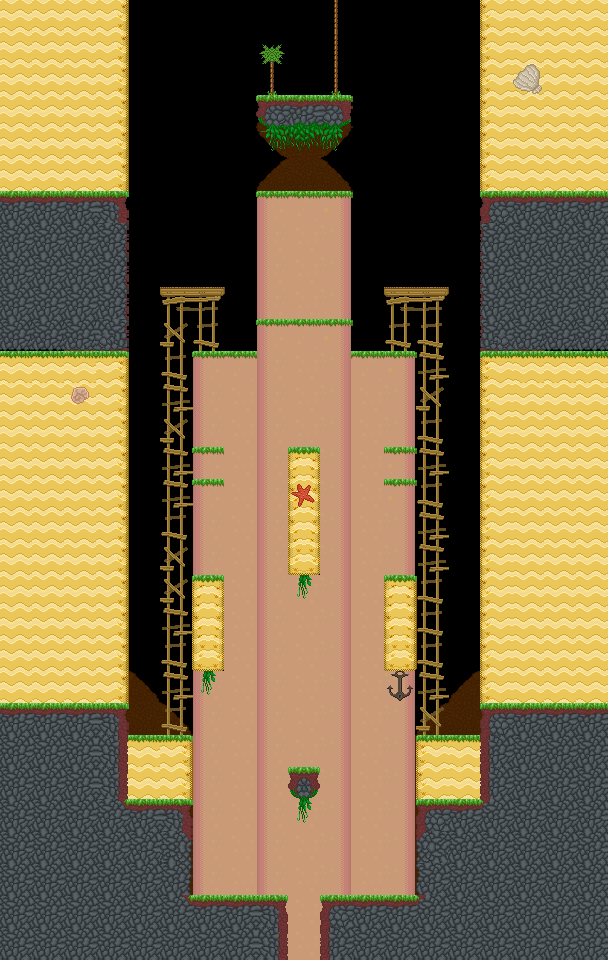

A level layout from a 2D game, rendered from its tile map. Below: a short description, then the map file with tile-grid data replaced by summaries:
An orthogonal 19x30 tile map with 32x32 px tiles, 3 tile layers (background, main, foreground), 5 tilesets and 72 objects (28x veggie, 5x door, 4x bouncing_wall, 2x key, start, ...).

<map version="1.5" tiledversion="1.7.2" orientation="orthogonal" renderorder="right-down" width="19" height="30" tilewidth="32" tileheight="32" infinite="0" nextlayerid="10" nextobjectid="73">
 <properties>
  <property name="hints" value="" />
  <property name="time_to_beat" value="20" />
 </properties>
 <tileset firstgid="1" name="grass_level" tilewidth="32" tileheight="32" tilecount="153" columns="17">
  <image source="../../sprites/tilesets/34tile.png" width="544" height="306" />
 </tileset>
 <tileset firstgid="154" name="34tile_beach_temp" tilewidth="33" tileheight="33" spacing="1" margin="1" tilecount="189" columns="21">
  <image source="../../sprites/tilesets/34tile_beach_temp.png" trans="ff00ff" width="714" height="306" />
 </tileset>
 <tileset firstgid="343" name="object_tilemap_32" tilewidth="32" tileheight="32" tilecount="25" columns="5">
  <image source="../../sprites/tilesets/object_tilemap_32.png" width="160" height="160" />
  <tile id="0">
   <properties>
    <property name="item_no" value="5" />
    <property name="type" value="costume_head" />
   </properties>
  </tile>
  <tile id="1">
   <properties>
    <property name="spawn" value="spawn" />
   </properties>
  </tile>
  <tile id="2">
   <properties>
    <property name="goal" value="goal" />
   </properties>
  </tile>
  <tile id="3">
   <properties>
    <property name="name" value="pig" />
   </properties>
  </tile>
  <tile id="4">
   <properties>
    <property name="direction" value="left" />
    <property name="name" value="walking_enemy" />
   </properties>
  </tile>
 </tileset>
 <tileset firstgid="368" name="object_tilemap_16" tilewidth="16" tileheight="16" tilecount="12" columns="4">
  <image source="../../sprites/tilesets/object_tilemap_16.png" width="64" height="48" />
 </tileset>
 <tileset firstgid="380" name="treetops_big_96" tilewidth="96" tileheight="64" tilecount="2" columns="2">
  <image source="../../sprites/objects/scenery/treetops_big_96.png" trans="ff00ff" width="192" height="64" />
 </tileset>
 <layer id="1" name="background" width="19" height="30">
  <properties>
   <property name="background" value="background" />
  </properties>
  <data>[570 cells, 106 non-empty, 14 distinct tile ids]</data>
 </layer>
 <layer id="2" name="main" width="19" height="30">
  <data>[570 cells, 459 non-empty, 45 distinct tile ids]</data>
 </layer>
 <layer id="3" name="foreground" width="19" height="30">
  <properties>
   <property name="foreground" value="foreground" />
  </properties>
  <data>[570 cells, 7 non-empty, 5 distinct tile ids]</data>
 </layer>
 <objectgroup color="#e70000" id="4" name="hard-blocks" visible="0">
  <object id="1" x="64" y="704" width="64" height="256" />
  <object id="2" x="128" y="800" width="64" height="160" />
  <object id="3" x="416" y="800" width="64" height="160" />
  <object id="4" x="480" y="704" width="64" height="256" />
  <object id="5" x="64" y="192" width="64" height="160" />
  <object id="6" x="480" y="192" width="64" height="160" />
  <object id="7" x="288" y="768" width="32" height="32" />
  <object id="8" x="192" y="928" width="224" height="32" />
  <object id="9" x="192" y="896" width="96" height="32" />
  <object id="10" x="320" y="896" width="96" height="32" />
  <object id="11" x="256" y="96" width="96" height="32" />
 </objectgroup>
 <objectgroup color="#0055ff" id="5" name="soft-blocks" visible="0">
  <object id="12" x="192" y="480" width="32" height="32" />
  <object id="13" x="384" y="480" width="32" height="32" />
  <object id="14" x="192" y="352" width="64" height="32" />
  <object id="15" x="256" y="320" width="96" height="32" />
  <object id="16" x="352" y="352" width="64" height="32" />
  <object id="17" x="160" y="288" width="64" height="32" />
  <object id="18" x="384" y="288" width="64" height="32" />
  <object id="19" x="384" y="448" width="32" height="32" />
  <object id="20" x="192" y="448" width="32" height="32" />
  <object id="21" x="256" y="192" width="96" height="32" />
 </objectgroup>
 <objectgroup id="6" name="objects-32px">
  <object id="22" name="start" gid="344" x="288" y="768" width="32" height="32">
   <properties>
    <property name="direction" value="right" />
    <property name="health" value="100" />
   </properties>
  </object>
  <object id="23" name="bouncing_wall" gid="348" x="192" y="864" width="32" height="32" />
  <object id="24" name="bouncing_wall" gid="349" x="384" y="864" width="32" height="32">
   <properties>
    <property name="direction" value="left" />
   </properties>
  </object>
  <object id="25" name="goal" gid="345" x="288" y="928" width="32" height="32" />
  <object id="26" name="chest" gid="343" x="288" y="192" width="32" height="32">
   <properties>
    <property name="item_no" value="6" />
    <property name="type" value="costume_back" />
   </properties>
  </object>
  <object id="27" name="door" gid="355" x="288" y="896" width="32" height="32">
   <properties>
    <property name="color" value="red" />
   </properties>
  </object>
  <object id="28" name="bouncing_wall" gid="348" x="128" y="336" width="32" height="32" />
  <object id="29" name="bouncing_wall" gid="349" x="448" y="336" width="32" height="32">
   <properties>
    <property name="direction" value="left" />
   </properties>
  </object>
  <object id="30" name="door" gid="354" x="256" y="192" width="32" height="32">
   <properties>
    <property name="color" value="yellow" />
   </properties>
  </object>
  <object id="31" name="door" gid="354" x="256" y="160" width="32" height="32">
   <properties>
    <property name="color" value="yellow" />
   </properties>
  </object>
  <object id="32" name="door" gid="354" x="320" y="160" width="32" height="32">
   <properties>
    <property name="color" value="yellow" />
   </properties>
  </object>
  <object id="33" name="door" gid="354" x="320" y="192" width="32" height="32">
   <properties>
    <property name="color" value="yellow" />
   </properties>
  </object>
  <object id="34" name="key" gid="372" x="296" y="392" width="16" height="16">
   <properties>
    <property name="color" value="yellow" />
   </properties>
  </object>
 </objectgroup>
 <objectgroup id="7" name="objects-16px">
  <object id="35" name="veggie" gid="371" x="256" y="864" width="16" height="16" />
  <object id="36" name="veggie" gid="371" x="232" y="888" width="16" height="16" />
  <object id="37" name="veggie" gid="371" x="296" y="848" width="16" height="16" />
  <object id="38" name="veggie" gid="371" x="360" y="888" width="16" height="16" />
  <object id="39" name="veggie" gid="371" x="336" y="864" width="16" height="16" />
  <object id="40" name="key" gid="374" x="296" y="88" width="16" height="16">
   <properties>
    <property name="color" value="red" />
   </properties>
  </object>
  <object id="41" name="veggie" gid="371" x="328" y="88" width="16" height="16" />
  <object id="42" name="veggie" gid="371" x="264" y="88" width="16" height="16" />
  <object id="43" name="veggie" gid="371" x="392" y="280" width="16" height="16" />
  <object id="44" name="veggie" gid="371" x="328" y="312" width="16" height="16" />
  <object id="45" name="veggie" gid="371" x="296" y="312" width="16" height="16" />
  <object id="46" name="veggie" gid="371" x="264" y="312" width="16" height="16" />
  <object id="47" name="veggie" gid="371" x="200" y="280" width="16" height="16" />
  <object id="48" name="veggie" gid="371" x="392" y="344" width="16" height="16" />
  <object id="49" name="veggie" gid="371" x="200" y="440" width="16" height="16" />
  <object id="50" name="veggie" gid="371" x="344" y="416" width="16" height="16" />
  <object id="51" name="veggie" gid="371" x="200" y="344" width="16" height="16" />
  </objectgroup>
 <objectgroup id="8" name="treetop_big" />
 <objectgroup color="#33a42d" id="9" name="sand-blocks">
  <!-- 9 objects omitted --></objectgroup>
</map>
<!-- 21 of 72 objects omitted -->
